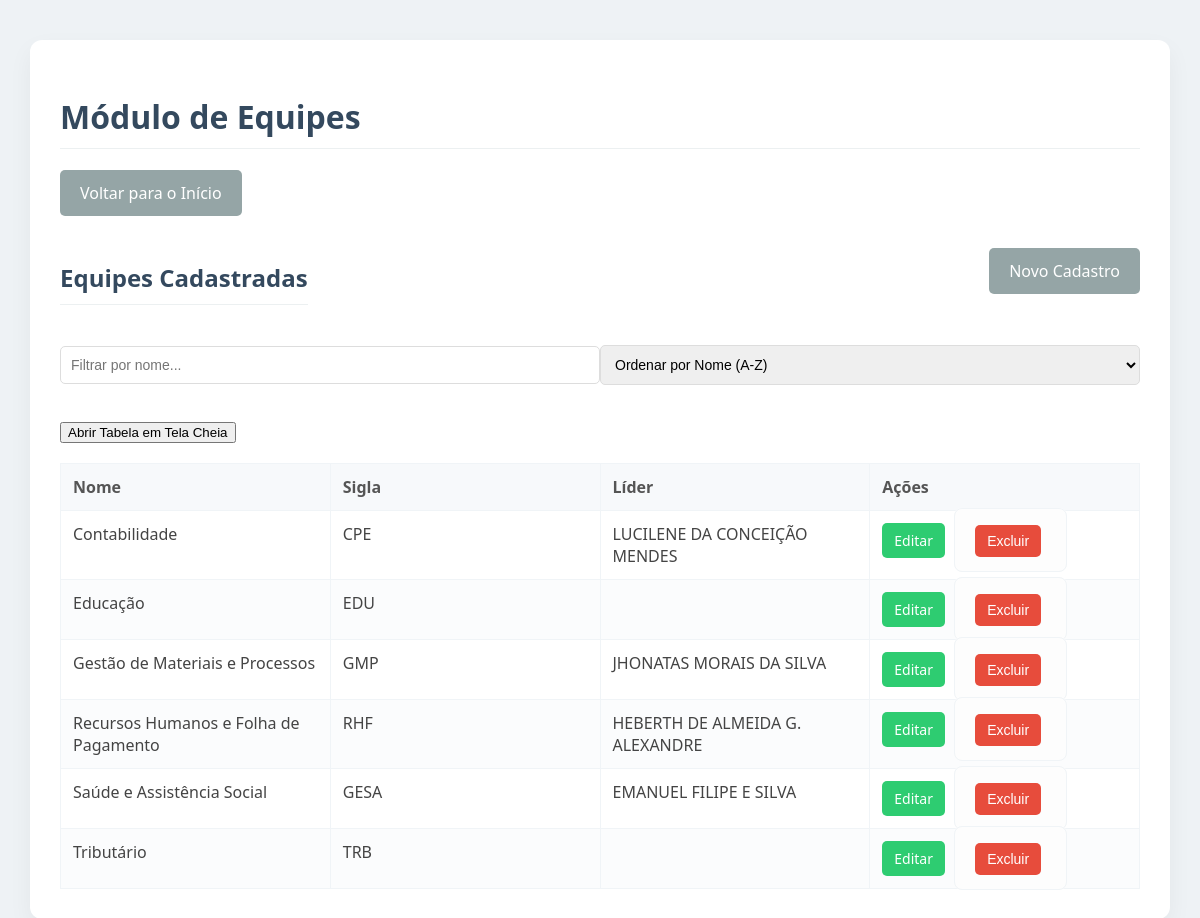
The page /equipes on the database its author committed.
### tables this page shows
CREATE TABLE equipes (
            id INTEGER PRIMARY KEY AUTOINCREMENT,
            nome TEXT NOT NULL,
            sigla TEXT,
            lider TEXT
        );

### app.py (the view)
@app.route('/equipes')
def equipes():
    conn = get_db_connection()
    equipes_data = conn.execute('SELECT * FROM equipes').fetchall()
    tecnicos_data = conn.execute('SELECT nome, contrato FROM tecnicos').fetchall()
    conn.close()
    return render_template('equipes.html', equipes=equipes_data, tecnicos=tecnicos_data)

### app.py (called while the page is built)
def get_db_connection():
    conn = sqlite3.connect('database.db')
    conn.row_factory = sqlite3.Row
    return conn

### templates/equipes.html (shortened to what this page needs)
<!DOCTYPE html>
<html lang="pt-br">
<head>
    <link rel="stylesheet" href="{{ url_for('static', filename='style.css') }}">
</head>
<body>
    <div class="container">
        <h1>Módulo de Equipes</h1>
        <a href="{{ url_for('index') }}" class="button">Voltar para o Início</a>
        <div class="header-actions">
            <h2>Equipes Cadastradas</h2>
            <a href="{{ url_for('new_equipe') }}" class="button">Novo Cadastro</a>
        </div>
        <div class="controls">
            <input type="text" id="filterInput" placeholder="Filtrar por nome...">
            <select id="sortSelect">
                <option value="0">Ordenar por Nome (A-Z)</option>
            </select>
        </div>
        <button onclick="abrirTelaCheia('tabela-equipes')">Abrir Tabela em Tela Cheia</button>
        <table id="tabela-equipes" border="1">
            <thead>
                <tr>
                    <th>Nome</th>
                    <th>Sigla</th>
                    <th>Líder</th>
                    <th>Ações</th>
                </tr>
            </thead>
            <tbody>
                {% for equipe in equipes %}
                <tr>
                    <td>{{ equipe[1] }}</td>
                    <td>{{ equipe[2] }}</td>
                    <td>{{ equipe[3] }}</td>
                    <td class="actions">
                        <a href="{{ url_for('edit_equipe', id=equipe[0]) }}">Editar</a>
                        <form action="{{ url_for('delete_equipe', id=equipe[0]) }}" method="post" style="display:inline;">
                            <button type="submit" onclick="return confirm('Tem certeza que deseja excluir esta equipe?');">Excluir</button>
                        </form>
                    </td>
                </tr>
                {% endfor %}
            </tbody>
        </table>
    </div>
</body>
</html>

### static/style.css (style rules this page uses)
body { font-family: 'Segoe UI', Tahoma, Geneva, Verdana, sans-serif; background-color: #eef2f5; margin: 0; padding: 0; color: #444; }
.container { max-width: 90%; margin: 40px auto; background: #fff; padding: 30px; border-radius: 12px; box-shadow: 0 10px 25px rgba(0, 0, 0, 0.05); }
h1, h2 { color: #34495e; border-bottom: 1px solid #ecf0f1; padding-bottom: 10px; margin-top: 25px; }
form { background: #fdfdfd; padding: 20px; border-radius: 8px; margin-bottom: 20px; border: 1px solid #f0f4f7; }
input[type="text"], input[type="email"], input[type="tel"], input[type="date"], input[type="number"], select, textarea { width: 100%; padding: 10px; margin-bottom: 15px; border: 1px solid #ddd; border-radius: 5px; box-sizing: border-box; font-size: 14px; transition: border-color 0.3s; }
button[type="submit"] { background-color: #3498db; color: white; padding: 12px 20px; border: none; border-radius: 5px; cursor: pointer; font-size: 16px; transition: background-color 0.3s; }
table { width: 100%; border-collapse: collapse; margin-top: 20px; table-layout: fixed; }
th, td { padding: 12px; border: 1px solid #f0f4f7; text-align: left; vertical-align: top; word-wrap: break-word; }
th { background-color: #f7f9fb; font-weight: 600; color: #555; }
tr:nth-child(even) { background-color: #fbfcfd; }
.actions a, .actions button { display: inline-block; padding: 8px 12px; margin-right: 5px; border: none; border-radius: 5px; text-decoration: none; color: white; cursor: pointer; font-size: 14px; transition: background-color 0.3s; }
.actions a { background-color: #2ecc71; }
.actions button { background-color: #e74c3c; }
a.button { display: inline-block; padding: 12px 20px; background-color: #95a5a6; color: white; text-decoration: none; border-radius: 5px; margin-bottom: 20px; transition: background-color 0.3s; }
.header-actions { display: flex; justify-content: space-between; align-items: center; margin-bottom: 20px; }
.controls { display: flex; justify-content: space-between; align-items: center; margin-bottom: 20px; }

### rows shown on the page
equipes: nome "Gestão de Materiais e Processos", sigla "GMP", lider "JHONATAS MORAIS DA SILVA"
equipes: nome "Contabilidade", sigla "CPE", lider "LUCILENE DA CONCEIÇÃO MENDES"
equipes: nome "Recursos Humanos e Folha de Pagamento", sigla "RHF", lider "HEBERTH DE ALMEIDA G. ALEXANDRE"
equipes: nome "Tributário", sigla "TRB"
equipes: nome "Educação", sigla "EDU"
equipes: nome "Saúde e Assistência Social", sigla "GESA", lider "EMANUEL FILIPE E SILVA"
